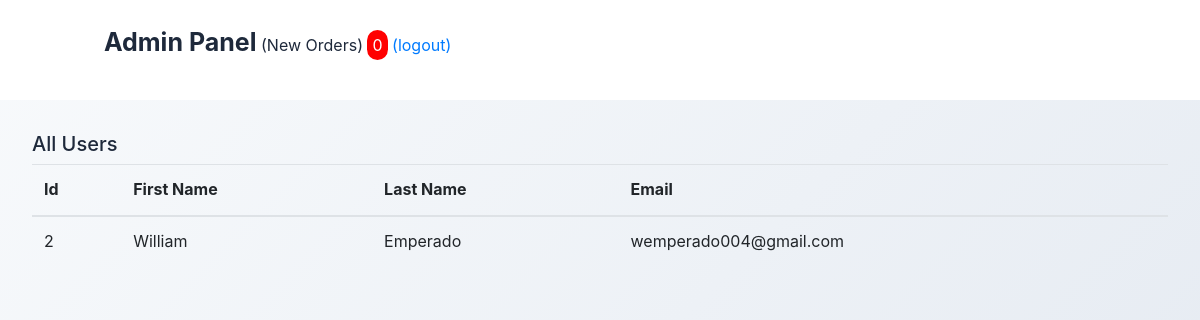
The page /admin/users.php (signed in) on the database as committed earlier.
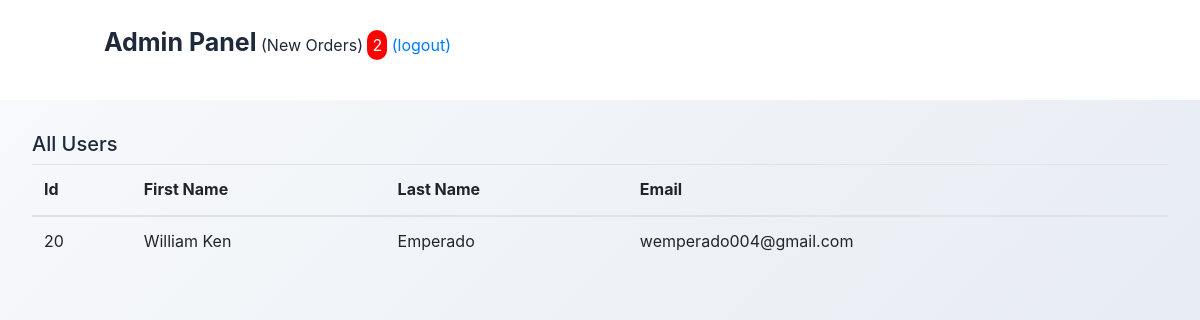
The same page on the database as committed later.
### tables this page shows
CREATE TABLE `users` (
  `id` int(11) NOT NULL,
  `f_name` varchar(100) NOT NULL,
  `l_name` varchar(100) NOT NULL,
  `email` varchar(150) NOT NULL,
  `phone` varchar(20) NOT NULL,
  `pass` varchar(255) NOT NULL,
  `zone` varchar(100) DEFAULT NULL,
  `street` varchar(150) NOT NULL,
  `barangay` varchar(100) DEFAULT NULL,
  `city` varchar(100) DEFAULT NULL,
  `province` varchar(100) DEFAULT NULL,
  `region` varchar(100) DEFAULT NULL,
  `created_at` timestamp NOT NULL DEFAULT current_timestamp()
);

### admin/users.php (the view, shortened to what this page needs)
<?php
 include 'header.php';
 include 'lib/connection.php';
 $sql = "SELECT * FROM users";
 $result = $conn -> query ($sql);
?>
<!DOCTYPE html>
<html lang="en">
<head>
    <link rel="stylesheet" href="css/pending_orders.css">
</head>
<body>
<div class="container pendingbody">
  <h5>All Users</h5>
<table class="table">
  <thead>
    <tr>
      <th scope="col">Id</th>
      <th scope="col">First Name</th>
      <th scope="col">Last Name</th>
      <th scope="col">Email</th>
    </tr>
  </thead>
  <tbody>
  <?php
          if (mysqli_num_rows($result) > 0) {
            while($row = mysqli_fetch_assoc($result)) {
              ?>
    <tr>
      <td><?php echo $row["id"] ?></td>
      <td><?php echo $row["f_name"] ?></td>
      <td><?php echo $row["l_name"] ?></td>
      <td><?php echo $row["email"] ?></td>
    </tr>
    <?php
    }
        }
        else
            echo "0 results";
        ?>
  </tbody>
</table>
</div>
</body>
</html>

### admin/header.php (shortened to what this page needs)
<?php
include 'lib/connection.php';
$sql = "SELECT * FROM orders where status='pending'";
$result = $conn -> query ($sql);
?>
<!DOCTYPE html>
<html>
<head>
	<link
	  rel="stylesheet" href="../css/bootstrap.min.css"
	/>
	<link rel="stylesheet" href="css/style.css">
</head>
<body>
	<section class="header" id="header">
		<i class="fas fa-bars fixed" onclick="openside()"></i>
		<div class="line-fixed">Admin Panel</div>
		<?php
		$c=0;
		  if (mysqli_num_rows($result) > 0) {
			while($row = mysqli_fetch_assoc($result)) {
				$c=$c+1;
			}
		}
			  ?>
		<span>(New Orders)</span>
		<span style="    border-radius: 20px;
	background-color: red;
	color: white;
	padding: 5px;"><?php echo $c ;?></span>
		<a href="a_logout.php">(logout)</a>
	</section>
</body>
</html>

Rows that differ between the two databases and show on the page:
removed users: id "2", f_name "William", l_name "Emperado", email "wemperado004@gmail.com"
added users: id "20", f_name "William Ken", l_name "Emperado", email "wemperado004@gmail.com"
Other text that changed with them:
$c: "0" → "2"
